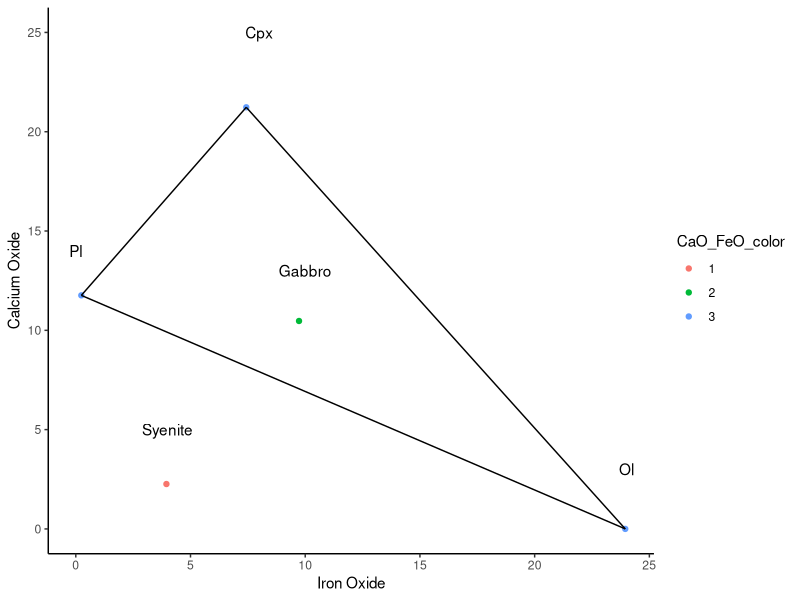
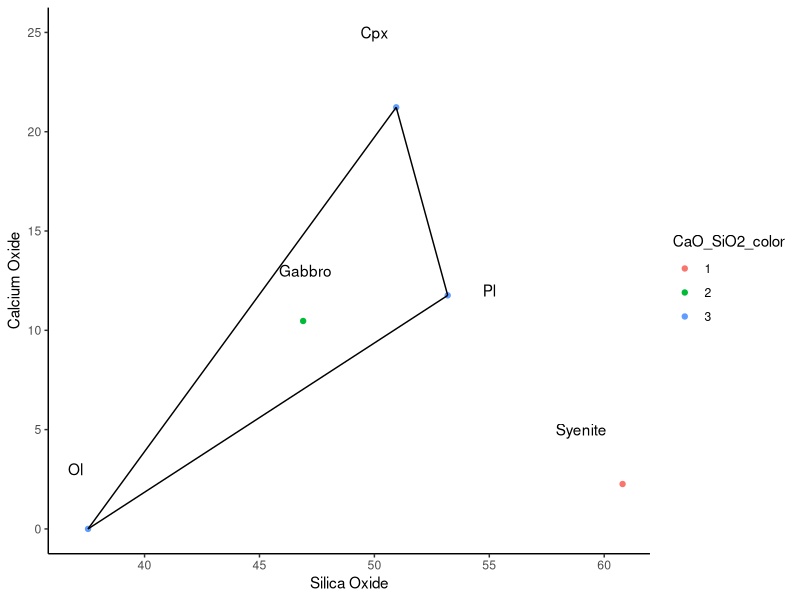
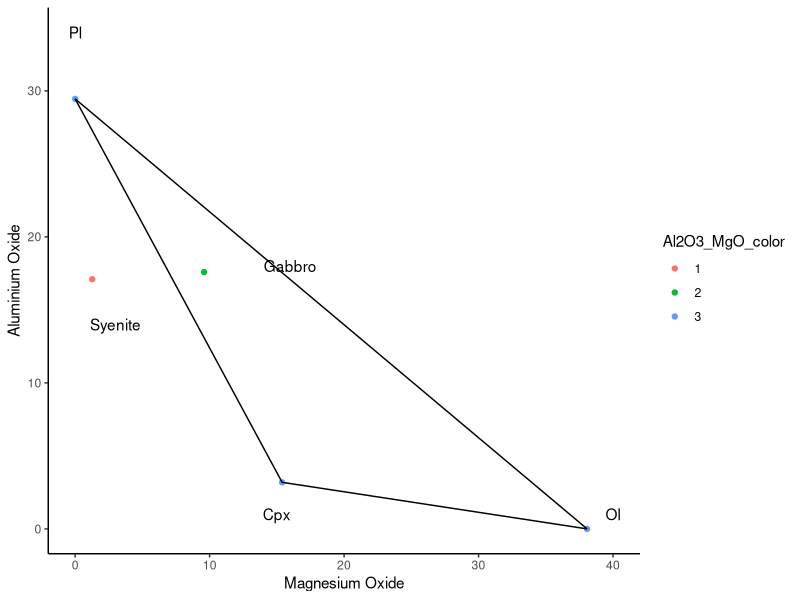

The R source for these figures, in order:
## ---- chunk 1
knitr::opts_chunk$set(echo = TRUE)
library(tidyverse)
## ---- chunk 2
petro_lab_4 <- read_csv("petro_lab_4.csv")
## ---- chunk 3
CaO_FeO_lines <- data.frame(
  xstart=c(7.43,   23.95,  .24), 
  ystart=c(21.23,  0,     11.76),
  xend=c(  23.95,  .24,    7.43),
  yend=c(  0,      11.76, 21.23)
)
## ---- chunk 4
CaO_FeO_data <- petro_lab_4 %>%
  filter(name %in% c("Syenite", "Gabbro", "Cpx", "Pl^2", "Ol")) %>% 
  mutate(CaO_FeO_color=as.factor(c(1,2,3,3,3)))
## ---- chunk 5
CaO_FeO_Plot <-
  ggplot()+
  geom_point(data=CaO_FeO_data, aes(x = FeO, y = CaO, color=CaO_FeO_color))+
  geom_segment(data=CaO_FeO_lines, aes(x=xstart, y=ystart, xend=xend, yend=yend))+
  theme_classic()+
    labs(x="Iron Oxide", y="Calcium Oxide")+
  annotate("text", x=0, y=14, label="Pl")+
  annotate("text",x=8, y=25, label= "Cpx")+
  annotate("text",x=24, y=3, label= "Ol")+
  annotate("text",x=10, y=13, label= "Gabbro")+
  annotate("text",x=4, y=5, label= "Syenite")
CaO_FeO_Plot
## ---- chunk 6
CaO_SiO2_lines <- data.frame(
  xstart=c(37.54,50.95,53.19), 
  ystart=c(0,    21.23,11.76),
  xend=c(  50.95,53.19,37.54),
  yend=c(  21.23,11.76,0)
)
## ---- chunk 7
CaO_SiO2_data <- petro_lab_4 %>%
  filter(name %in% c("Syenite", "Gabbro", "Cpx", "Pl^2", "Ol")) %>% 
  mutate(CaO_SiO2_color=as.factor(c(1,2,3,3,3)))
## ---- chunk 8
CaO_SiO2_Plot <-
  ggplot()+
  geom_point(data=CaO_SiO2_data, aes(x = SiO2, y = CaO, color=CaO_SiO2_color))+
  geom_segment(data=CaO_SiO2_lines, aes(x=xstart, y=ystart, xend=xend, yend=yend))+
  theme_classic()+
  labs(x="Silica Oxide", y="Calcium Oxide")+
  annotate("text", x=55, y=12, label="Pl")+
  annotate("text",x=50, y=25, label= "Cpx")+
  annotate("text",x=37, y=3, label= "Ol")+
  annotate("text",x=47, y=13, label= "Gabbro")+
  annotate("text",x=59, y=5, label= "Syenite")
CaO_SiO2_Plot
## ---- chunk 9
Al2O3_MgO_lines <- data.frame(
  xstart=c(0,15.39,38.07), 
  ystart=c(29.45, 3.19,0),
  xend=c(  15.39,38.07,0),
  yend=c(  3.19,0,29.45)
)
## ---- chunk 10
Al2O3_MgO_data <- petro_lab_4 %>%
  filter(name %in% c("Syenite", "Gabbro", "Cpx", "Pl^2", "Ol")) %>% 
  mutate(Al2O3_MgO_color=as.factor(c(1,2,3,3,3)))
## ---- chunk 11
Al2O3_MgO_Plot <-
  ggplot()+
  geom_point(data=Al2O3_MgO_data, aes(x = MgO, y = Al2O3, color=Al2O3_MgO_color))+
  geom_segment(data=Al2O3_MgO_lines, aes(x=xstart, y=ystart, xend=xend, yend=yend))+
  theme_classic()+
  labs(x="Magnesium Oxide", y="Aluminium Oxide")+
  annotate("text", x=0, y=34, label="Pl")+
  annotate("text",x=15, y=1, label= "Cpx")+
  annotate("text",x=40, y=1, label= "Ol")+
  annotate("text",x=16, y=18, label= "Gabbro")+
  annotate("text",x=3, y=14, label= "Syenite")
Al2O3_MgO_Plot
